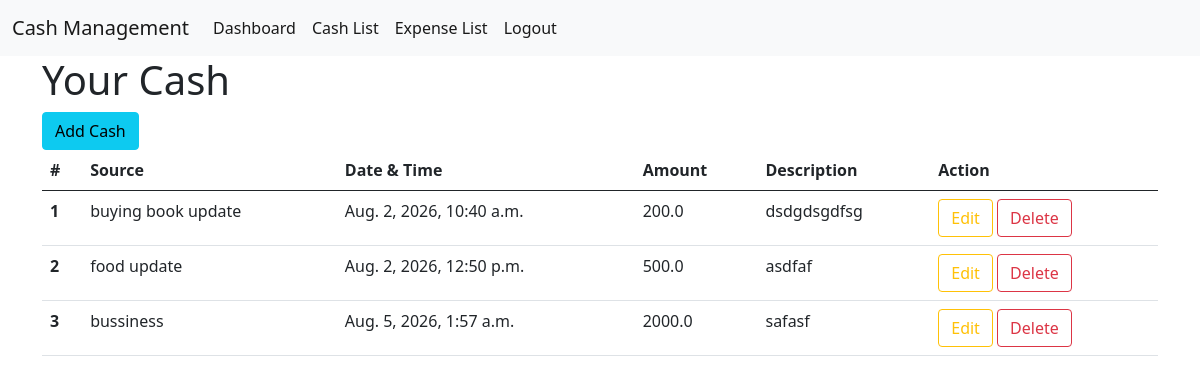
/cash-list/ (signed in), run on the app's committed database.
### cashmanagment_app/models.py (models this page shows, shortened)
class AddCashModel(models.Model):
    user = models.ForeignKey(UserModel,on_delete=models.CASCADE,related_name='cash_info',null=True)
    source = models.CharField(max_length=100,null=True)
    datetime = models.DateTimeField(null=True)
    amount = models.FloatField(null=True)
    description = models.TextField(null=True)

### cashmanagment_app/views.py (the view)
# urls.py: path('cash-list/',cash_list,name='cash_list'),
@login_required
def cash_list(request):
    cash_data = AddCashModel.objects.filter(user = request.user)
    context = {
        'cash_data' : cash_data
    }
    return render(request,'cash-list.html',context)

### cashmanagment_app/templates/cash-list.html
{% extends 'master/base.html' %}
{% block content %}
<h1>Your Cash</h1>
<a href="{% url 'add_cash' %}" class="btn btn-info">Add Cash</a>
<table class="table">
  <thead>
    <tr>
      <th scope="col">#</th>
      <th scope="col">Source</th>
      <th scope="col">Date & Time</th>
      <th scope="col">Amount</th>
      <th scope="col">Description</th>
      <th scope="col">Action</th>
    </tr>
  </thead>
  <tbody>
    {% for cash in cash_data %}
    <tr>
      <th scope="row">{{forloop.counter}}</th>
      <td>{{cash.source}}</td>
      <td>{{cash.datetime}}</td>
      <td>{{cash.amount}}</td>
      <td>{{cash.description}}</td>
      <td>
        <a href="{% url 'edit_page' cash.id %}" class="btn btn btn-outline-warning">Edit</a>
        <a href="{% url 'delete_page' cash.id %}" class="btn btn btn-outline-danger">Delete</a>
      </td>
    </tr>
    {% endfor %}
  </tbody>
</table>
{% endblock content %}

### data on the page
AddCashModel: source "buying book update", datetime "Aug. 2, 2026, 10:40 a.m.", amount "200.0", description "dsdgdsgdfsg"
AddCashModel: source "food update", datetime "Aug. 2, 2026, 12:50 p.m.", amount "500.0", description "asdfaf"
AddCashModel: source "bussiness", datetime "Aug. 5, 2026, 1:57 a.m.", amount "2000.0", description "safasf"
